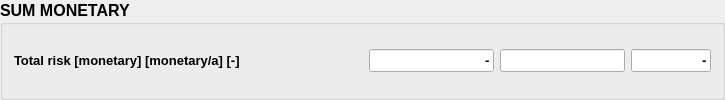
        <widget class="QGroupBox" name="groupBox_monetary">
         <property name="minimumSize">
          <size>
           <width>700</width>
           <height>0</height>
          </size>
         </property>
         <property name="maximumSize">
          <size>
           <width>800</width>
           <height>16777215</height>
          </size>
         </property>
         <property name="font">
          <font>
           <family>Arial</family>
           <pointsize>12</pointsize>
           <weight>75</weight>
           <bold>true</bold>
          </font>
         </property>
         <property name="toolTip">
          <string/>
         </property>
         <property name="title">
          <string>SUM MONETARY</string>
         </property>
         <property name="flat">
          <bool>true</bool>
         </property>
         <layout class="QVBoxLayout" name="verticalLayout_3">
          <item>
           <layout class="QGridLayout" name="gridLayout_4">
            <item row="0" column="0">
             <widget class="QLabel" name="label_11">
              <property name="font">
               <font>
                <family>Arial</family>
                <pointsize>10</pointsize>
               </font>
              </property>
              <property name="text">
               <string>Total risk [monetary] [monetary/a] [-]                                  </string>
              </property>
             </widget>
            </item>
            <item row="0" column="1">
             <widget class="QLineEdit" name="lineEdit_total_sum">
              <property name="minimumSize">
               <size>
                <width>90</width>
                <height>0</height>
               </size>
              </property>
              <property name="maximumSize">
               <size>
                <width>16777215</width>
                <height>16777215</height>
               </size>
              </property>
              <property name="font">
               <font>
                <pointsize>10</pointsize>
               </font>
              </property>
              <property name="toolTip">
               <string>Risk without HYD-boundary probability [...]</string>
              </property>
              <property name="text">
               <string>-</string>
              </property>
              <property name="alignment">
               <set>Qt::AlignRight|Qt::AlignTrailing|Qt::AlignVCenter</set>
              </property>
              <property name="readOnly">
               <bool>true</bool>
              </property>
             </widget>
            </item>
            <item row="0" column="2">
             <widget class="QLineEdit" name="lineEdit_total_sum_hyd">
              <property name="minimumSize">
               <size>
                <width>90</width>
                <height>0</height>
               </size>
              </property>
              <property name="maximumSize">
               <size>
                <width>16777215</width>
                <height>16777215</height>
               </size>
              </property>
              <property name="font">
               <font>
                <pointsize>10</pointsize>
               </font>
              </property>
              <property name="toolTip">
               <string>Risk with HYD-boundary probability [.../a]</string>
              </property>
              <property name="alignment">
               <set>Qt::AlignRight|Qt::AlignTrailing|Qt::AlignVCenter</set>
              </property>
              <property name="readOnly">
               <bool>true</bool>
              </property>
             </widget>
            </item>
            <item row="0" column="3">
             <widget class="QLineEdit" name="lineEdit_total_sum_fac">
              <property name="minimumSize">
               <size>
                <width>80</width>
                <height>0</height>
               </size>
              </property>
              <property name="maximumSize">
               <size>
                <width>80</width>
                <height>16777215</height>
               </size>
              </property>
              <property name="font">
               <font>
                <pointsize>10</pointsize>
               </font>
              </property>
              <property name="toolTip">
               <string>Risk factor [-]</string>
              </property>
              <property name="text">
               <string>-</string>
              </property>
              <property name="alignment">
               <set>Qt::AlignRight|Qt::AlignTrailing|Qt::AlignVCenter</set>
              </property>
              <property name="readOnly">
               <bool>true</bool>
              </property>
             </widget>
            </item>
           </layout>
          </item>
         </layout>
        </widget>
